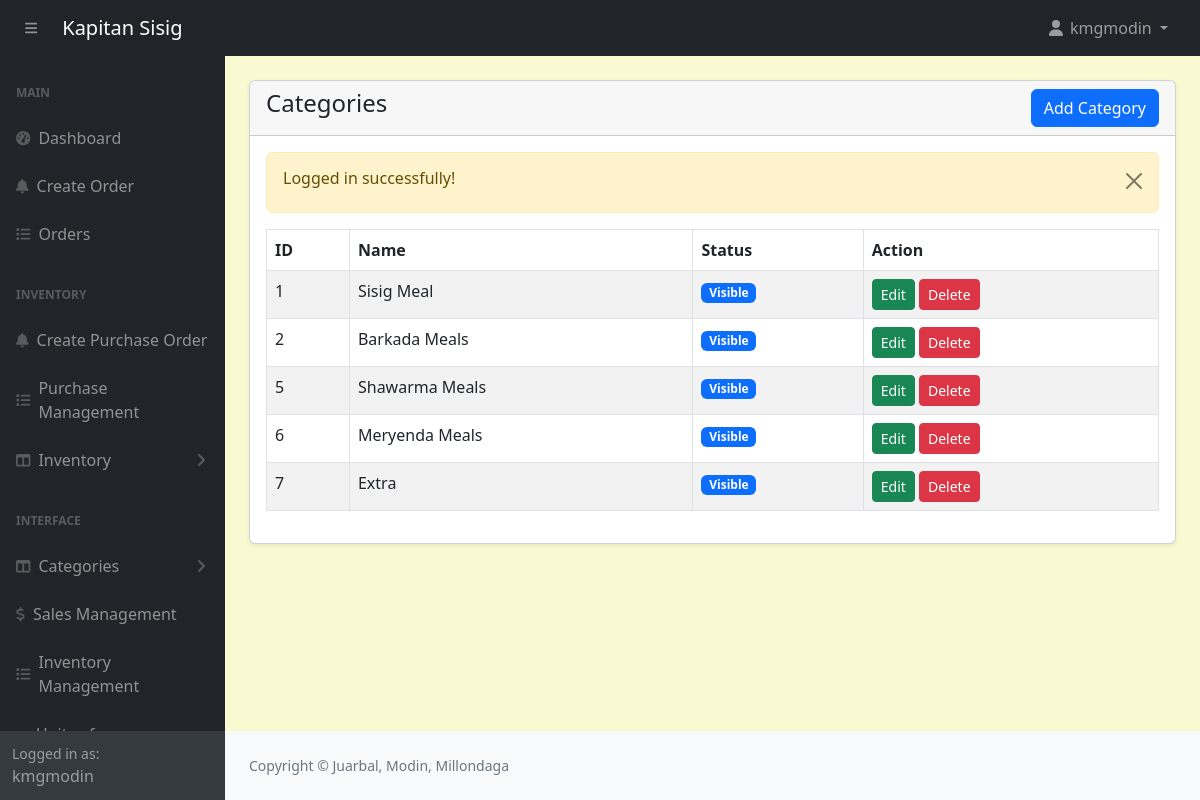
The app's page /admin/categories.php (signed in) with its own data.
### tables this page shows
CREATE TABLE `categories` (
  `id` int(11) NOT NULL,
  `name` varchar(191) NOT NULL,
  `status` tinyint(4) NOT NULL DEFAULT 0
);

### admin/categories.php (the view, shortened to what this page needs)
<?php include('includes/header.php'); ?>
<div class="container-fluid px-4">
    <div class="card mt-4 shadow-sm">
        <div class="card-header">
            <h4 class="mb-0">Categories
                <a href="categories-create.php" class = "btn btn-primary float-end">Add Category</a>
            </h4>
        </div>
        <div class="card-body">
        <?php
            $categories = getAll('categories');
            if(mysqli_num_rows($categories)>0) {
        ?>
            <div class="table-responsive">
                <table class="table table-striped table-bordered">
                    <thead>
                        <tr>
                            <th>ID</th>
                            <th>Name</th>
                            <th>Status</th>
                            <th>Action</th>
                        </tr>
                    </thead>
                    <tbody>
                        <?php foreach($categories as $item) : ?>
                        <tr>
                            <td><?= $item['id'] ?></td>
                            <td><?= $item['name'] ?></td>
                            <td>
                                <?php
                                    if($item['status'] == 1) {
                                        echo '<span class="badge bg-danger">Hidden</span>';
                                    } else {
                                        echo '<span class="badge bg-primary">Visible</span>';
                                    }
                                ?>
                            </td>
                            <td>
                                <a href="categories-edit.php?id=<?= $item['id'];?>" class="btn btn-success btn-sm">Edit</a>
                                <a href="categories-delete.php?id=<?= $item['id'];?>" class="btn btn-danger btn-sm">Delete</a>
                            </td>
                        </tr>
                        <?php endforeach; ?>
                    </tbody>
                </table>
            </div>
            <?php
                } else {
                    ?>
                        <h4 class="mb-0">No record found.</h4>
                    <?php
                }
                ?>
        </div>
    </div>
</div>
<?php include('includes/footer.php'); ?>

### admin/assets/css/custom.css (style rules this page uses)
body { margin: 0; font-family: system-ui, -apple-system, "Segoe UI", Roboto, "Helvetica Neue", "Noto Sans", "Liberation Sans", Arial, sans-serif; font-size: 1rem; font-weight: 400; line-height: 1.5; color: #212529; text-align: left; background-color: #FAFAD2; -webkit-text-size-adjust: 100%; -webkit-tap-highlight-color: rgba(0, 0, 0, 0); }

### records on screen
categories: id "1", name "Sisig Meal", status "Visible"
categories: id "2", name "Barkada Meals", status "Visible"
categories: id "5", name "Shawarma Meals", status "Visible"
categories: id "6", name "Meryenda Meals", status "Visible"
categories: id "7", name "Extra", status "Visible"

### other values on screen
$_SESSION['loggedInUser']['username'] "kmgmodin"
$_SESSION['message'] "Logged in successfully!"
